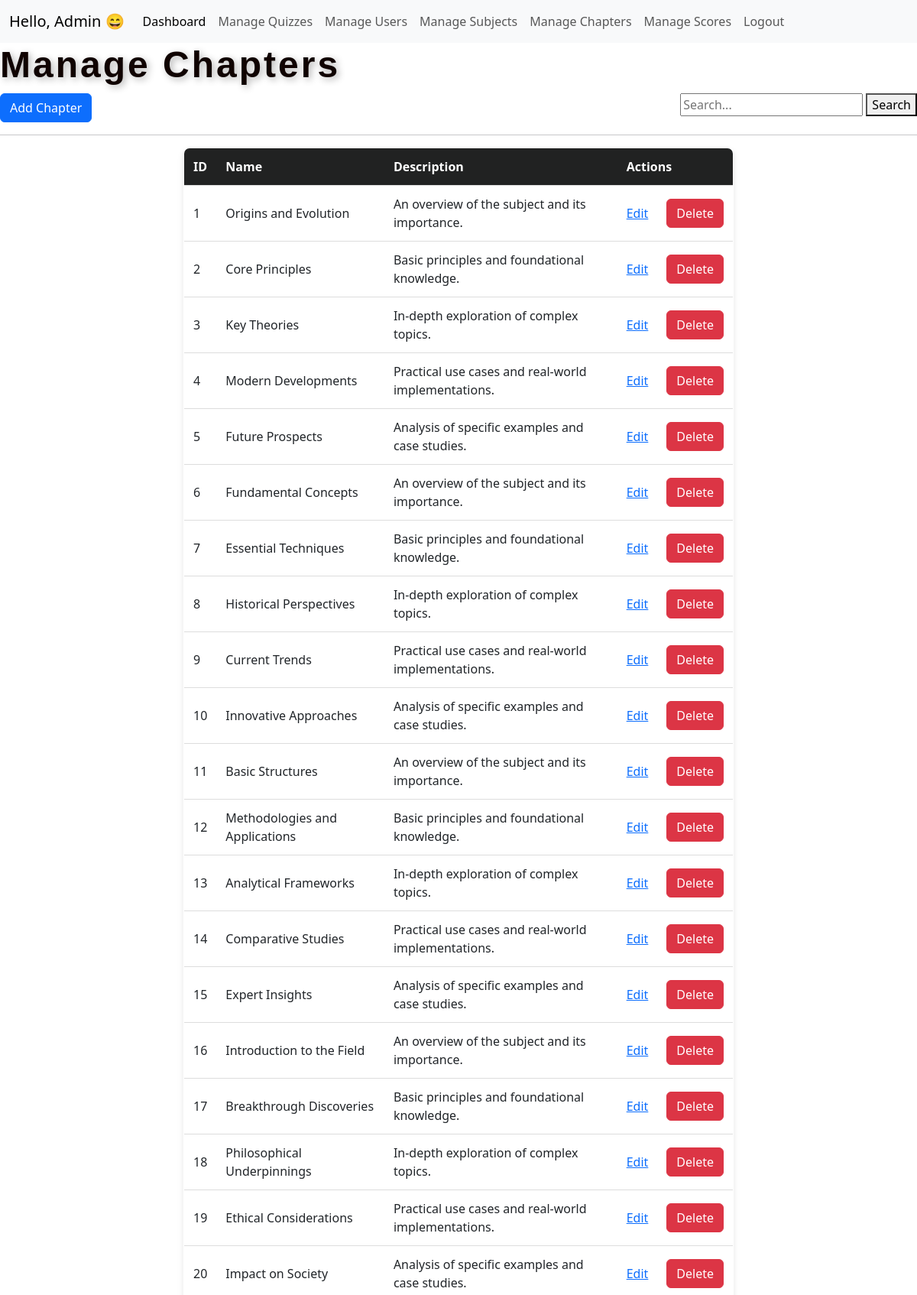
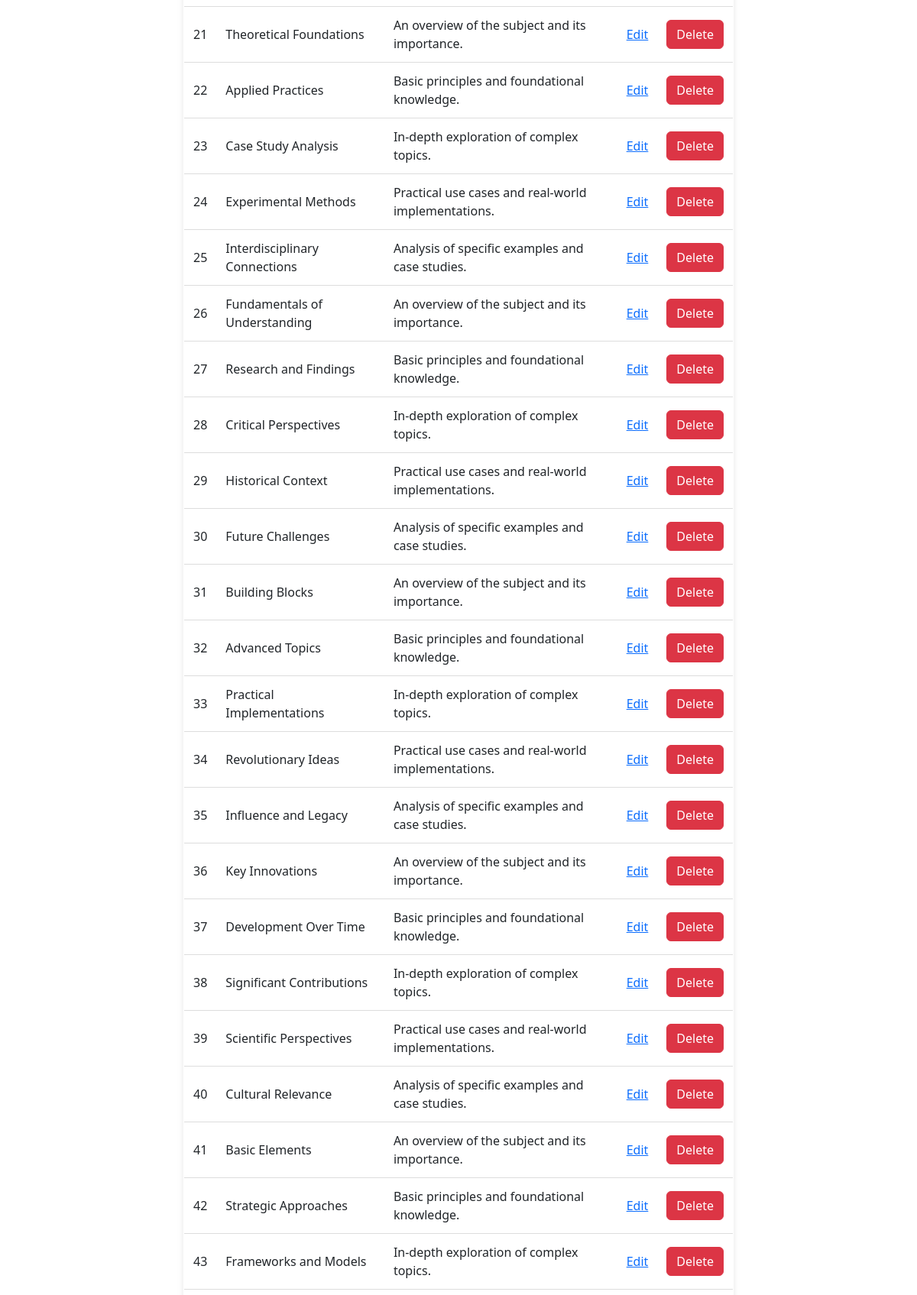
Screenshot of /manage_chapters (upper part) with the database file from the repository (2 pictures, top to bottom).
### model.py (models this page shows)
class Chapter(db.Model):
    __tablename__ = 'chapters'
    id = db.Column(db.Integer, primary_key=True, autoincrement=True)
    name = db.Column(db.String(100), unique=True, nullable=False)
    description = db.Column(db.Text, nullable=False)
    subject_id = db.Column(db.Integer, db.ForeignKey('subjects.id'), nullable=False)
    subject = db.relationship('Subject', back_populates='chapters')
    quizzes = db.relationship('Quiz', back_populates='chapter', cascade="all, delete-orphan")

### main.py (the view)
@app.route('/manage_chapters')
def manage_chapters():
    chapters = Chapter.query.all()
    return render_template('Admin/manage_chapters.html', chapters=chapters)

### templates/Admin/manage_chapters.html
{% extends "Admin/adminLayout.html" %} {% block head %}
<link rel="stylesheet" href="/static/tables.css" />
{% endblock %} {% block content %}
<h2>Manage Chapters</h2>
<a href="/add_chapter" class="btn btn-primary">Add Chapter</a>
<div class="search-form" style="float: right">
  <form action="/search_chapters" method="POST">
    <input type="text" name="searchkey" placeholder="Search..." required />
    <button type="submit">Search</button>
  </form>
</div>
<hr />
<div class="table-container">
  <table>
    <thead>
      <tr>
        <th>ID</th>
        <th>Name</th>
        <th>Description</th>
        <th colspan="2">Actions</th>
      </tr>
    </thead>
    <tbody>
      {% for chapter in chapters %}
      <tr>
        <td>{{ chapter.id }}</td>
        <td>{{ chapter.name }}</td>
        <td>{{ chapter.description }}</td>
        <td><a href="{{ url_for('edit_chapter', id=chapter.id) }}">Edit</a></td>
        <td>
          <form
            action="{{ url_for('delete_chapter', id=chapter.id) }}"
            method="post"
          >
            <button
              class="btn btn-danger"
              onclick="return confirm('Are you sure you want to delete this Chapter?')"
            >
              Delete
            </button>
          </form>
        </td>
        {% endfor %}
      </tr>
    </tbody>
  </table>
</div>
{% endblock %}

### static/tables.css (style rules this page uses)
h2 { font-size: 3rem; font-weight: bold; color: #100301; letter-spacing: 3px; text-shadow: 3px 3px 10px rgba(0, 0, 0, 0.3); font-family: "Poppins", sans-serif; }
.table-container { display: flex; justify-content: center; align-items: center; min-height: 80vh; }
table { width: 60%; border-collapse: collapse; background: white; box-shadow: 0 4px 8px rgba(0, 0, 0, 0.1); border-radius: 8px; overflow: hidden; text-align: center; border: 1px solid black; max-width: 1200px; }
th, td { padding: 12px; text-align: left; border-bottom: 1px solid #ddd; }
th { background: #212222; color: white; }

### rows the page displays
Chapter: id "1", name "Origins and Evolution", description "An overview of the subject and its importance."
Chapter: id "2", name "Core Principles", description "Basic principles and foundational knowledge."
Chapter: id "3", name "Key Theories", description "In-depth exploration of complex topics."
Chapter: id "4", name "Modern Developments", description "Practical use cases and real-world implementations."
Chapter: id "5", name "Future Prospects", description "Analysis of specific examples and case studies."
Chapter: id "6", name "Fundamental Concepts", description "An overview of the subject and its importance."
Chapter: id "7", name "Essential Techniques", description "Basic principles and foundational knowledge."
Chapter: id "8", name "Historical Perspectives", description "In-depth exploration of complex topics."
Chapter: id "9", name "Current Trends", description "Practical use cases and real-world implementations."
Chapter: id "10", name "Innovative Approaches", description "Analysis of specific examples and case studies."
Chapter: id "11", name "Basic Structures", description "An overview of the subject and its importance."
Chapter: id "12", name "Methodologies and Applications", description "Basic principles and foundational knowledge."
Chapter: id "13", name "Analytical Frameworks", description "In-depth exploration of complex topics."
Chapter: id "14", name "Comparative Studies", description "Practical use cases and real-world implementations."
Chapter: id "15", name "Expert Insights", description "Analysis of specific examples and case studies."
Chapter: id "16", name "Introduction to the Field", description "An overview of the subject and its importance."
Chapter: id "17", name "Breakthrough Discoveries", description "Basic principles and foundational knowledge."
Chapter: id "18", name "Philosophical Underpinnings", description "In-depth exploration of complex topics."
Chapter: id "19", name "Ethical Considerations", description "Practical use cases and real-world implementations."
Chapter: id "20", name "Impact on Society", description "Analysis of specific examples and case studies."
Chapter: id "21", name "Theoretical Foundations", description "An overview of the subject and its importance."
Chapter: id "22", name "Applied Practices", description "Basic principles and foundational knowledge."
Chapter: id "23", name "Case Study Analysis", description "In-depth exploration of complex topics."
Chapter: id "24", name "Experimental Methods", description "Practical use cases and real-world implementations."
Chapter: id "25", name "Interdisciplinary Connections", description "Analysis of specific examples and case studies."
Chapter: id "26", name "Fundamentals of Understanding", description "An overview of the subject and its importance."
Chapter: id "27", name "Research and Findings", description "Basic principles and foundational knowledge."
Chapter: id "28", name "Critical Perspectives", description "In-depth exploration of complex topics."
Chapter: id "29", name "Historical Context", description "Practical use cases and real-world implementations."
Chapter: id "30", name "Future Challenges", description "Analysis of specific examples and case studies."
Chapter: id "31", name "Building Blocks", description "An overview of the subject and its importance."
Chapter: id "32", name "Advanced Topics", description "Basic principles and foundational knowledge."
Chapter: id "33", name "Practical Implementations", description "In-depth exploration of complex topics."
Chapter: id "34", name "Revolutionary Ideas", description "Practical use cases and real-world implementations."
Chapter: id "35", name "Influence and Legacy", description "Analysis of specific examples and case studies."
Chapter: id "36", name "Key Innovations", description "An overview of the subject and its importance."
Chapter: id "37", name "Development Over Time", description "Basic principles and foundational knowledge."
Chapter: id "38", name "Significant Contributions", description "In-depth exploration of complex topics."
Chapter: id "39", name "Scientific Perspectives", description "Practical use cases and real-world implementations."
Chapter: id "40", name "Cultural Relevance", description "Analysis of specific examples and case studies."
Chapter: id "41", name "Basic Elements", description "An overview of the subject and its importance."
Chapter: id "42", name "Strategic Approaches", description "Basic principles and foundational knowledge."
Chapter: id "43", name "Frameworks and Models", description "In-depth exploration of complex topics."
